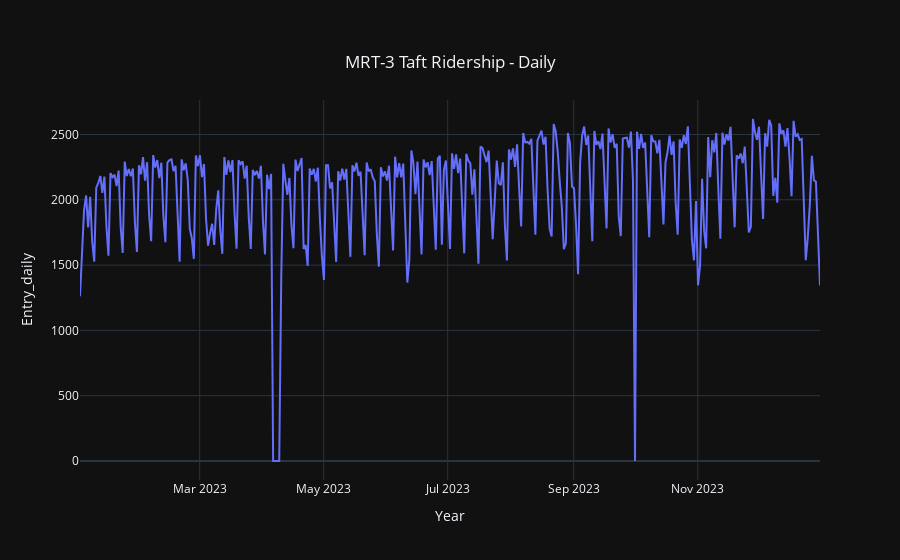

Notebook source saved alongside this figure:
### Code cell
line_plot(df_daily, 'Datetime', 'Entry_daily', 'MRT-3 Taft Ridership - Daily', 'Entry_daily', 'Year')

### Figure 1 — Plotly figure (JSON) as saved in the notebook; plotly's stock layout.template omitted (floating-point values rounded to 4 significant figures; data arrays with more than 128 entries replaced by an {"elided": "..."} marker saying what was removed)
{"data": [{"mode": "lines", "name": "Entry_daily", "type": "scatter", "x": {"elided": "365 str values"}, "y": {"elided": "365 float values"}}], "layout": {"title": {"text": "MRT-3 Taft Ridership - Daily", "x": 0.5, "xanchor": "center", "y": 0.9, "yanchor": "top"}, "xaxis": {"title": {"text": "Year"}}, "yaxis": {"title": {"text": "Entry_daily"}}}}
